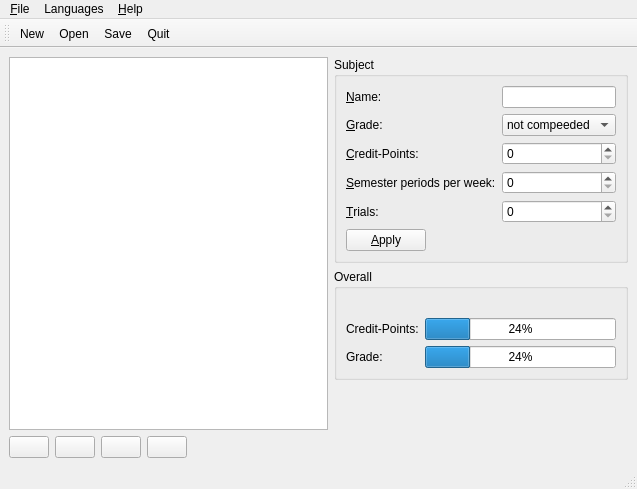
<ui version="4.0" >
 <class>MainWindow</class>
 <widget class="QMainWindow" name="MainWindow" >
  <property name="geometry" >
   <rect>
    <x>0</x>
    <y>0</y>
    <width>637</width>
    <height>489</height>
   </rect>
  </property>
  <property name="windowTitle" >
   <string>QBachelor</string>
  </property>
  <property name="windowIcon" >
   <iconset resource="application.qrc" >:/qbachelor.png</iconset>
  </property>
  <widget class="QWidget" name="centralwidget" >
   <layout class="QHBoxLayout" >
    <item>
     <layout class="QVBoxLayout" >
      <item>
       <widget class="QListWidget" name="subject_list" />
      </item>
      <item>
       <layout class="QHBoxLayout" >
        <item>
         <widget class="QPushButton" name="buttonAddSubject" >
          <property name="statusTip" >
           <string>Append a new subject to the list</string>
          </property>
          <property name="icon" >
           <iconset resource="application.qrc" >:/add.png</iconset>
          </property>
         </widget>
        </item>
        <item>
         <widget class="QPushButton" name="buttonDeleteSubject" >
          <property name="statusTip" >
           <string>Remove the selected subject from the list</string>
          </property>
          <property name="text" >
           <string/>
          </property>
          <property name="icon" >
           <iconset resource="application.qrc" >:/remove.png</iconset>
          </property>
         </widget>
        </item>
        <item>
         <widget class="QPushButton" name="buttonSubjectUp" >
          <property name="statusTip" >
           <string>Move the selected subject up</string>
          </property>
          <property name="text" >
           <string/>
          </property>
          <property name="icon" >
           <iconset resource="application.qrc" >:/up.png</iconset>
          </property>
         </widget>
        </item>
        <item>
         <widget class="QPushButton" name="buttonSubjectDown" >
          <property name="statusTip" >
           <string>Move the selected subject down</string>
          </property>
          <property name="text" >
           <string/>
          </property>
          <property name="icon" >
           <iconset resource="application.qrc" >:/down.png</iconset>
          </property>
         </widget>
        </item>
        <item>
         <spacer>
          <property name="orientation" >
           <enum>Qt::Horizontal</enum>
          </property>
          <property name="sizeHint" >
           <size>
            <width>40</width>
            <height>20</height>
           </size>
          </property>
         </spacer>
        </item>
       </layout>
      </item>
     </layout>
    </item>
    <item>
     <widget class="QWidget" native="1" name="widget" >
      <property name="sizePolicy" >
       <sizepolicy vsizetype="Preferred" hsizetype="Fixed" >
        <horstretch>0</horstretch>
        <verstretch>0</verstretch>
       </sizepolicy>
      </property>
      <layout class="QVBoxLayout" >
       <property name="leftMargin" >
        <number>0</number>
       </property>
       <property name="topMargin" >
        <number>0</number>
       </property>
       <property name="rightMargin" >
        <number>0</number>
       </property>
       <property name="bottomMargin" >
        <number>0</number>
       </property>
       <item>
        <widget class="QGroupBox" name="groupBox" >
         <property name="title" >
          <string>Subject</string>
         </property>
         <layout class="QVBoxLayout" >
          <item>
           <layout class="QGridLayout" >
            <item row="0" column="0" >
             <widget class="QLabel" name="label" >
              <property name="text" >
               <string>&amp;Name:</string>
              </property>
              <property name="buddy" >
               <cstring>subject_name</cstring>
              </property>
             </widget>
            </item>
            <item row="0" column="1" >
             <widget class="QLineEdit" name="subject_name" />
            </item>
            <item row="1" column="0" >
             <widget class="QLabel" name="label_2" >
              <property name="text" >
               <string>&amp;Grade:</string>
              </property>
              <property name="buddy" >
               <cstring>subject_grade</cstring>
              </property>
             </widget>
            </item>
            <item row="1" column="1" >
             <widget class="QComboBox" name="subject_grade" >
              <item>
               <property name="text" >
                <string>not compeeded</string>
               </property>
              </item>
              <item>
               <property name="text" >
                <string>1.0</string>
               </property>
              </item>
              <item>
               <property name="text" >
                <string>1.3</string>
               </property>
              </item>
              <item>
               <property name="text" >
                <string>1.7</string>
               </property>
              </item>
              <item>
               <property name="text" >
                <string>2.0</string>
               </property>
              </item>
              <item>
               <property name="text" >
                <string>2.3</string>
               </property>
              </item>
              <item>
               <property name="text" >
                <string>2.7</string>
               </property>
              </item>
              <item>
               <property name="text" >
                <string>3.0</string>
               </property>
              </item>
              <item>
               <property name="text" >
                <string>3.3</string>
               </property>
              </item>
              <item>
               <property name="text" >
                <string>3.7</string>
               </property>
              </item>
              <item>
               <property name="text" >
                <string>4.0</string>
               </property>
              </item>
              <item>
               <property name="text" >
                <string>passed</string>
               </property>
              </item>
              <item>
               <property name="text" >
                <string>failed</string>
               </property>
              </item>
             </widget>
            </item>
            <item row="2" column="0" >
             <widget class="QLabel" name="label_3" >
              <property name="text" >
               <string>&amp;Credit-Points:</string>
              </property>
              <property name="buddy" >
               <cstring>subject_cps</cstring>
              </property>
             </widget>
            </item>
            <item row="2" column="1" >
             <widget class="QSpinBox" name="subject_cps" />
            </item>
            <item row="3" column="0" >
             <widget class="QLabel" name="label_4" >
              <property name="text" >
               <string>&amp;Semester periods per week:</string>
              </property>
              <property name="buddy" >
               <cstring>subject_sppw</cstring>
              </property>
             </widget>
            </item>
            <item row="3" column="1" >
             <widget class="QSpinBox" name="subject_sppw" />
            </item>
            <item row="4" column="0" >
             <widget class="QLabel" name="label_5" >
              <property name="text" >
               <string>&amp;Trials:</string>
              </property>
              <property name="buddy" >
               <cstring>subject_trials</cstring>
              </property>
             </widget>
            </item>
            <item row="4" column="1" >
             <widget class="QSpinBox" name="subject_trials" />
            </item>
           </layout>
          </item>
          <item>
           <layout class="QHBoxLayout" >
            <item>
             <widget class="QPushButton" name="buttonSubjectApply" >
              <property name="statusTip" >
               <string>Apply the values to the selected subject</string>
              </property>
              <property name="text" >
               <string>&amp;Apply</string>
              </property>
             </widget>
            </item>
            <item>
             <spacer>
              <property name="orientation" >
               <enum>Qt::Horizontal</enum>
              </property>
              <property name="sizeHint" >
               <size>
                <width>40</width>
                <height>20</height>
               </size>
              </property>
             </spacer>
            </item>
           </layout>
          </item>
         </layout>
        </widget>
       </item>
       <item>
        <widget class="QGroupBox" name="groupBox_2" >
         <property name="title" >
          <string>Overall</string>
         </property>
         <layout class="QVBoxLayout" >
          <item>
           <layout class="QHBoxLayout" >
            <item>
             <widget class="QLabel" name="overall_cps_label" />
            </item>
            <item>
             <widget class="QLabel" name="overall_grade_label" />
            </item>
           </layout>
          </item>
          <item>
           <layout class="QGridLayout" >
            <item row="0" column="0" >
             <widget class="QLabel" name="label_7" >
              <property name="text" >
               <string>Credit-Points:</string>
              </property>
             </widget>
            </item>
            <item row="0" column="1" >
             <widget class="QProgressBar" name="overall_cps_bar" >
              <property name="value" >
               <number>24</number>
              </property>
             </widget>
            </item>
            <item row="1" column="0" >
             <widget class="QLabel" name="label_8" >
              <property name="text" >
               <string>Grade:</string>
              </property>
             </widget>
            </item>
            <item row="1" column="1" >
             <widget class="QProgressBar" name="overall_grade_bar" >
              <property name="value" >
               <number>24</number>
              </property>
             </widget>
            </item>
           </layout>
          </item>
         </layout>
        </widget>
       </item>
       <item>
        <spacer>
         <property name="orientation" >
          <enum>Qt::Vertical</enum>
         </property>
         <property name="sizeHint" >
          <size>
           <width>235</width>
           <height>0</height>
          </size>
         </property>
        </spacer>
       </item>
      </layout>
     </widget>
    </item>
   </layout>
  </widget>
  <widget class="QMenuBar" name="menubar" >
   <property name="geometry" >
    <rect>
     <x>0</x>
     <y>0</y>
     <width>637</width>
     <height>31</height>
    </rect>
   </property>
   <widget class="QMenu" name="menuFile" >
    <property name="title" >
     <string>&amp;File</string>
    </property>
    <addaction name="actionNew" />
    <addaction name="actionOpen" />
    <addaction name="separator" />
    <addaction name="actionSave" />
    <addaction name="actionSaveAs" />
    <addaction name="actionSaveTemplateAs" />
    <addaction name="separator" />
    <addaction name="actionQuit" />
   </widget>
   <widget class="QMenu" name="menuHelp" >
    <property name="title" >
     <string>&amp;Help</string>
    </property>
    <addaction name="actionAboutQt" />
    <addaction name="actionAbout" />
   </widget>
   <widget class="QMenu" name="menuLanguages" >
    <property name="title" >
     <string>Languages</string>
    </property>
   </widget>
   <addaction name="menuFile" />
   <addaction name="menuLanguages" />
   <addaction name="menuHelp" />
  </widget>
  <widget class="QStatusBar" name="statusbar" />
  <widget class="QToolBar" name="toolBar" >
   <property name="windowTitle" >
    <string>MainToolBar</string>
   </property>
   <attribute name="toolBarArea" >
    <enum>TopToolBarArea</enum>
   </attribute>
   <attribute name="toolBarBreak" >
    <bool>false</bool>
   </attribute>
   <addaction name="actionNew" />
   <addaction name="actionOpen" />
   <addaction name="actionSave" />
   <addaction name="actionQuit" />
  </widget>
  <action name="actionNew" >
   <property name="icon" >
    <iconset resource="application.qrc" >:/filenew.png</iconset>
   </property>
   <property name="text" >
    <string>&amp;New</string>
   </property>
   <property name="statusTip" >
    <string>Create a new and empty file</string>
   </property>
  </action>
  <action name="actionOpen" >
   <property name="icon" >
    <iconset resource="application.qrc" >:/fileopen.png</iconset>
   </property>
   <property name="text" >
    <string>&amp;Open</string>
   </property>
   <property name="statusTip" >
    <string>Open a Bachelor File</string>
   </property>
  </action>
  <action name="actionSave" >
   <property name="icon" >
    <iconset resource="application.qrc" >:/filesave.png</iconset>
   </property>
   <property name="text" >
    <string>&amp;Save</string>
   </property>
   <property name="statusTip" >
    <string>Save this file</string>
   </property>
  </action>
  <action name="actionSaveAs" >
   <property name="icon" >
    <iconset resource="application.qrc" >:/filesaveas.png</iconset>
   </property>
   <property name="text" >
    <string>Save &amp;as...</string>
   </property>
   <property name="statusTip" >
    <string>Save this file at a specific location</string>
   </property>
  </action>
  <action name="actionSaveTemplateAs" >
   <property name="icon" >
    <iconset resource="application.qrc" >:/filesaveas.png</iconset>
   </property>
   <property name="text" >
    <string>Save &amp;template as...</string>
   </property>
   <property name="statusTip" >
    <string>Save this file as a Bachelor template</string>
   </property>
  </action>
  <action name="actionQuit" >
   <property name="icon" >
    <iconset resource="application.qrc" >:/exit.png</iconset>
   </property>
   <property name="text" >
    <string>&amp;Quit</string>
   </property>
   <property name="statusTip" >
    <string>Quit QBachelor</string>
   </property>
  </action>
  <action name="actionAbout" >
   <property name="icon" >
    <iconset resource="application.qrc" >:/info.png</iconset>
   </property>
   <property name="text" >
    <string>&amp;About</string>
   </property>
   <property name="statusTip" >
    <string>About QBachelor</string>
   </property>
  </action>
  <action name="actionAboutQt" >
   <property name="icon" >
    <iconset resource="application.qrc" >:/qt-logo.png</iconset>
   </property>
   <property name="text" >
    <string>About &amp;Qt</string>
   </property>
   <property name="statusTip" >
    <string>About Qt</string>
   </property>
  </action>
 </widget>
 <resources>
  <include location="application.qrc" />
 </resources>
 <connections/>
</ui>
